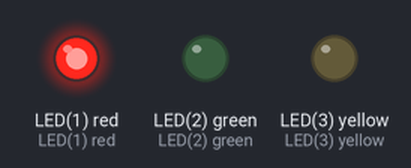
Simulated run of this program. Board: pyboard running MicroPython. Parts: output pins drawn as LEDs (lit = HIGH). What the program prints to the serial console is not drawn. At 1.2 s the program stops and its outputs stay as they are.

Above: at 0.05 s.
At 0.45 s:
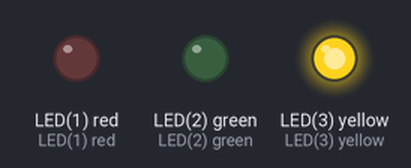
At 0.85 s:
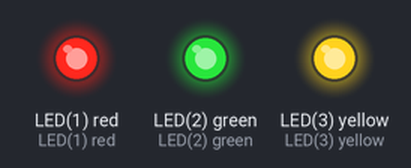
At 1.2 s:
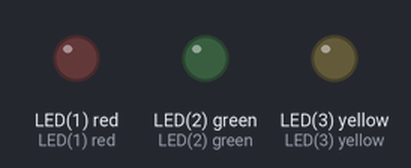
Timing chart, 0 to 2.7 s (numbered marks = the images above):
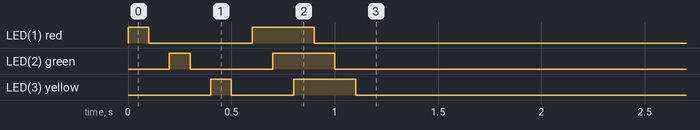

The program:

led.py
```python
import pyb
from pyb import LED

l1 = pyb.LED(1)
l2 = pyb.LED(2)
l3 = pyb.LED(3)

leds = [LED(i) for i in range(1, 4)]

# test printing
for l in leds:
    print(l)

# test on and off
for l in leds:
    l.on()
    assert l.intensity() == 255
    pyb.delay(100)
    l.off()
    assert l.intensity() == 0
    pyb.delay(100)

# test toggle
for l in 2 * leds:
    l.toggle()
    assert l.intensity() in (0, 255)
    pyb.delay(100)
```

Measured:
- by itself, LED(1) red: LOW → HIGH at 0.00 s, → LOW 0.10 s later, → HIGH 0.50 s later, → LOW 0.30 s later
- by itself, LED(2) green: LOW → HIGH at 0.20 s, → LOW 0.10 s later, → HIGH 0.40 s later, → LOW 0.30 s later
- by itself, LED(3) yellow: LOW → HIGH at 0.40 s, → LOW 0.10 s later, → HIGH 0.30 s later, → LOW 0.30 s later
